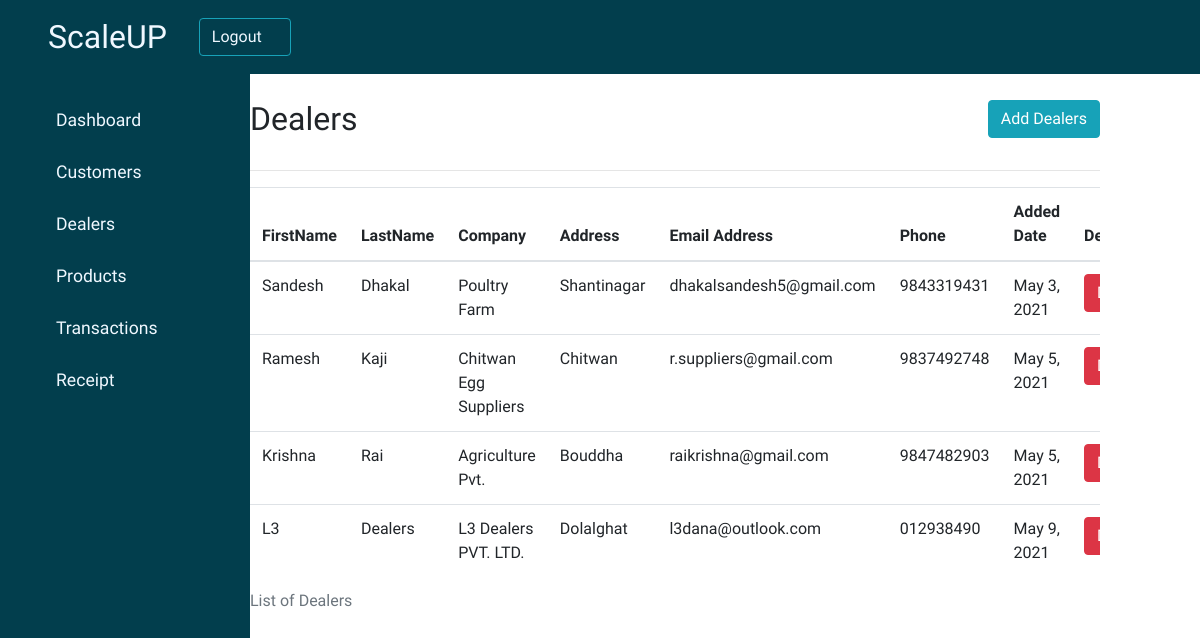
Page /dealer/ on the earlier database version.
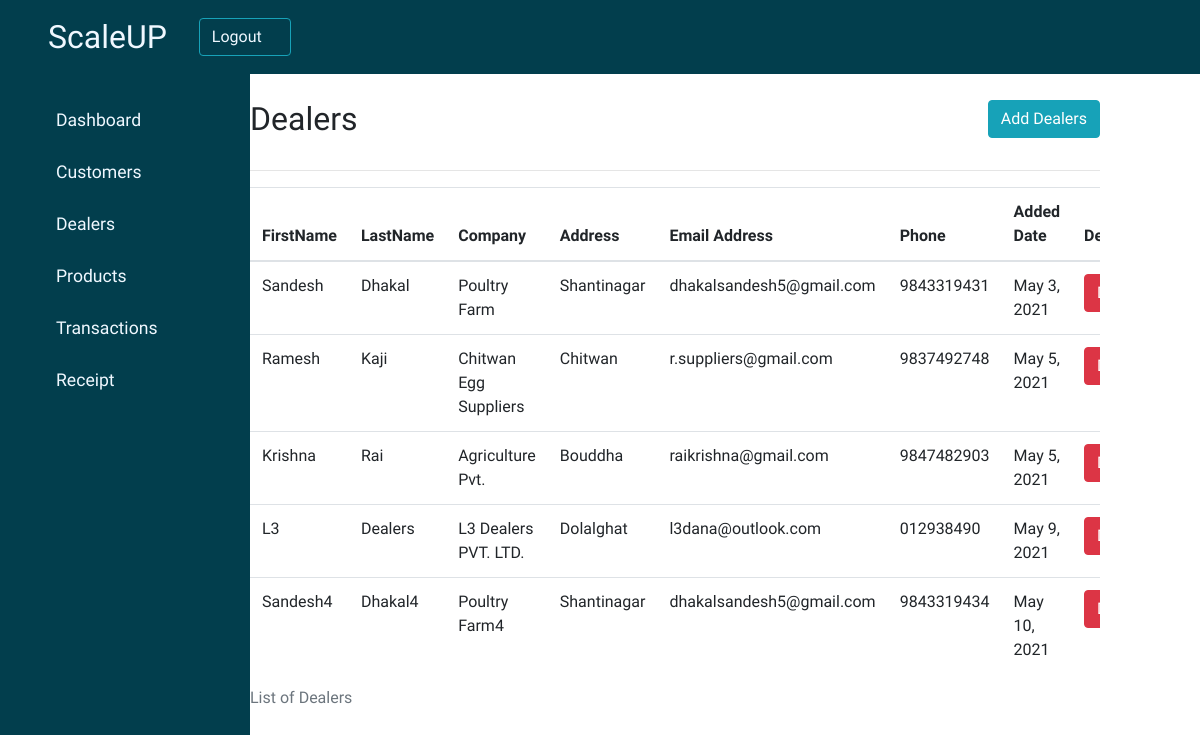
Same page on the later database version.
### dealers/models.py (models this page shows, shortened)
class Dealers(models.Model):
    firstname = models.CharField(max_length=100)
    lastname = models.CharField(max_length=100)
    company = models.CharField(max_length=100)
    address = models.CharField(max_length=100)
    email_address = models.EmailField(max_length=254)
    phone = PhoneNumberField()
    added_date = models.DateField(blank=True)

### dealers/views.py (the view)
# urls.py: path('dealer/', views.display_dealers, name="index"),
def display_dealers(request):
    dealers = Dealers.objects.all()
    context = {'dealers':dealers}
    return render(request, 'dealers/dealer_list.htm', context)

### dealers/templates/dealers/dealer_list.htm
{% extends "customer_management/base.htm"%}
{% block content %}
        <div class="main-content" style="padding-left: 15%; width:100%; padding-right:0%">
            <header class="header">
                <div class="header-title">
                    <h2>
                        <label>
                            Dealers
                        </label>
                    </h2>
                    <a href="{% url 'dealers:create' %}">
                        <button type="button" class="btn btn-info">
                            <span class="glyphicon glyphicon-pencil">Add Dealers</span>
                        </button>
                    </a>
                </div>
                <hr>
            </header>
            <div class="table-responsive">
                <table id="myTable" class="table table-hover">
                    <caption>List of Dealers</caption>
                    <thead>
                        <tr>
                            <th scope="col">FirstName</th>
                            <th scope="col">LastName</th>
                            <th scope="col">Company</th>
                            <th scope="col">Address</th>
                            <th scope="col">Email Address</th>
                            <th scope="col">Phone</th>
                            <th scope="col">Added Date</th>
                            <th scope="col">Delete</th>
                        </tr>
                    </thead>
                    <tbody>
                        {% for dealers in dealers %}
                        <tr>
                            <td>{{dealers.firstname}}</td>
                            <td>{{dealers.lastname}}</td>
                            <td>{{dealers.company}}</td>
                            <td>{{dealers.address}}</td>
                            <td>{{dealers.email_address}}</td>
                            <td>{{dealers.phone}}</td>
                            <td>{{dealers.added_date}}</td>
                            <td>
                                <a href="{% url 'dealers:delete' dealers.id %}">
                                    <button type="button" class="btn btn-danger">
                                        <span class="glyphicon glyphicon-trash">Delete</span>
                                    </button>
                                </a>
                            </td>
                        </tr>
                        {% endfor %}
                    </tbody>
                </table>
            </div>
        </div>
{% endblock %}

Differences in the rows shown:
added Dealers: firstname "Sandesh4", lastname "Dhakal4", company "Poultry Farm4", address "Shantinagar", email_address "dhakalsandesh5@gmail.com", phone "9843319434", added_date "May 10, 2021"
